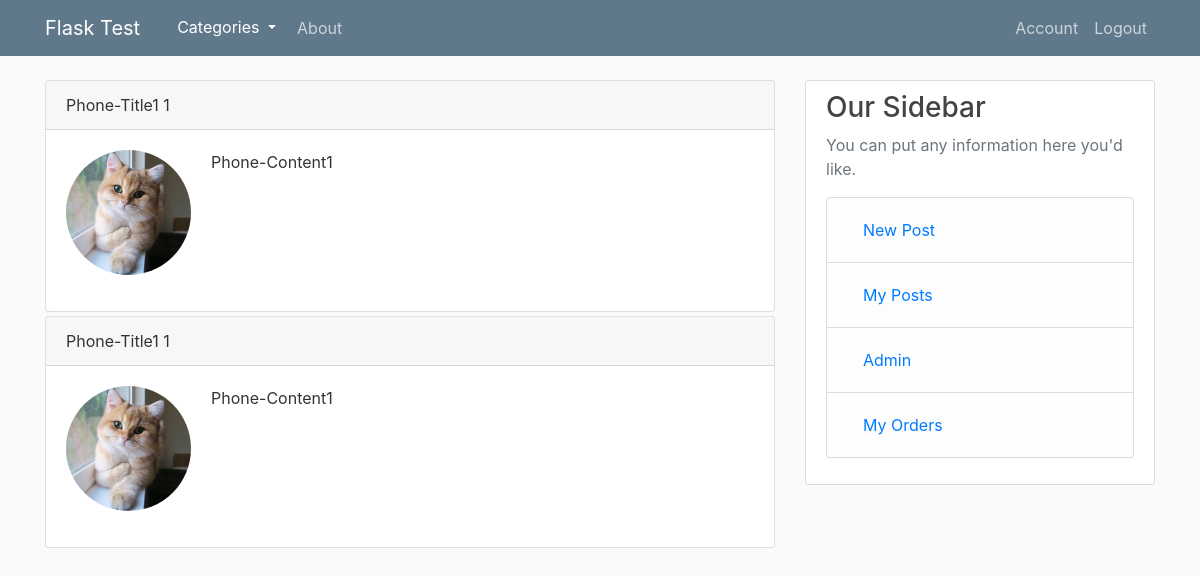
The page /my_orders (signed in) on the database its author committed.
### flaskblog/models.py (models this page shows, shortened)
class Post(db.Model):
	id = db.Column(db.Integer, primary_key=True)
	title = db.Column(db.String(100), nullable=False)
	date_posted = db.Column(db.DateTime, nullable=False, default=datetime.utcnow)
	content = db.Column(db.Text, nullable=False)
	user_id = db.Column(db.Integer, db.ForeignKey('user.id'), nullable=False)
	category_id = db.Column(db.Integer, db.ForeignKey('category.id'), nullable=False)

class User(db.Model, UserMixin):
	id = db.Column(db. Integer, primary_key=True)
	username = db.Column(db.String(20), unique=True, nullable=False)
	email = db.Column(db.String(120), unique=True, nullable=False)
	image_file = db.Column(db.String(20), nullable=False, default='default.jpg')
	password = db.Column(db.String(60), nullable=False)
	posts = db.relationship( 'Post', backref='author', lazy=True)
	orders = db.relationship('Order', lazy=True)
	about_me = db.Column(db.String(140))
	last_seen = db.Column(db.DateTime, default=datetime.utcnow)
	admin = db.Column(db.Boolean())
	notes = db.Column(db.UnicodeText)

### flaskblog/routes.py (the view)
@app.route("/my_orders")
@login_required
def my_orders():
	posts = []
	for order in current_user.orders:
		posts.append(order.posts)
	return render_template('my-order.html', posts = posts)

### flaskblog/models.py (called while the page is built)
@login_manager.user_loader
def load_user(user_id):
	return User.query.get(int(user_id))

### flaskblog/routes.py (called while the page is built)
@app.before_request
def before_request():
    if current_user.is_authenticated:
        current_user.last_seen = datetime.utcnow()
        db.session.commit()

### flaskblog/templates/my-order.html (shortened to what this page needs)
{% extends "layout.html" %}
{% block content %}
  {% for post in posts %}
  <div class="card mb-1">
    <div class="card-header">
      {{post.title}} {{post.id}}
    </div>
    <div class="card-body">
      <img class="rounded-circle account-img float-left" src="{{ url_for('static', filename='profile_pics/' + post.author.image_file) }}">
      <p class="card-text align-left">{{post.content}}</p>
    </div>
  </div>
  {% endfor %}
{% endblock content %}

### flaskblog/static/main.css (style rules this page uses)
body { background: #fafafa; color: #333333; margin-top: 5rem; }
.account-img { height: 125px; width: 125px; margin-right: 20px; margin-bottom: 16px; }

### rows shown on the page
Post: title "Phone-Title1", id "1", image_file (placeholder picture), content "Phone-Content1"
